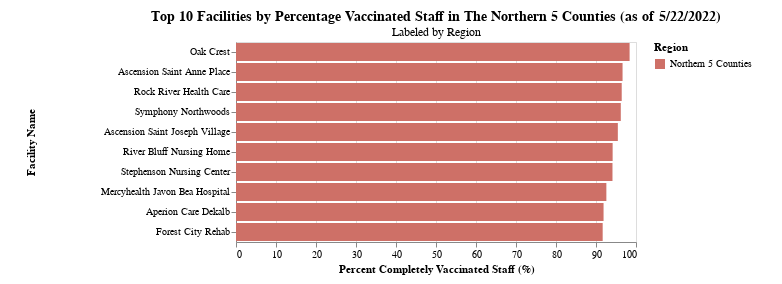

Notebook code for this chart:
### Code cell
# Create the chart.
chart = alt.Chart(data_plot2).mark_bar().encode(
    y=alt.Y('clean_name', title="Facility Name",sort='-x'),
    x=alt.X('Staff Vaccination Rate',
           title="Percent Completely Vaccinated Staff (%)"),
    color=alt.Color('Region',scale=alt.Scale(range=['#ce7067']))).properties(padding={'top':10, 'bottom':10, 'left':25, "right":30},title={"text":'Top 10 Facilities by Percentage Vaccinated Staff in The Northern 5 Counties (as of 5/22/2022)', "subtitle":'Labeled by Region'})
# Configure the fonts.
chart.configure_title(font='Century Gothic',
                     fontSize = 14).configure_axisX(
                        labelFont='Century Gothic').configure_axisY(labelFont='Century Gothic', labelLimit=300, titleX=-200)

### Figure 1 — Vega-Lite specification as saved in the notebook (floating-point values rounded to 4 significant figures)
{"config": {"view": {"continuousWidth": 400, "continuousHeight": 300}, "axisX": {"labelFont": "Century Gothic"}, "axisY": {"labelFont": "Century Gothic", "labelLimit": 300, "titleX": -200}, "title": {"font": "Century Gothic", "fontSize": 14}}, "data": {"name": "data-08debb97bfa54985293b4c8983af2853"}, "mark": "bar", "encoding": {"color": {"type": "nominal", "field": "Region", "scale": {"range": ["#ce7067"]}}, "x": {"type": "quantitative", "field": "Staff Vaccination Rate", "title": "Percent Completely Vaccinated Staff (%)"}, "y": {"type": "nominal", "field": "clean_name", "sort": "-x", "title": "Facility Name"}}, "padding": {"top": 10, "bottom": 10, "left": 25, "right": 30}, "title": {"text": "Top 10 Facilities by Percentage Vaccinated Staff in The Northern 5 Counties (as of 5/22/2022)", "subtitle": "Labeled by Region"}, "$schema": "https://vega.github.io/schema/vega-lite/v4.8.1.json", "datasets": {"data-08debb97bfa54985293b4c8983af2853": [{"Facility Name": "OAK CREST", "County": "DeKalb", "Staff Vaccination Rate": 98.4, "Resident Vaccination Rate": 100.0, "Staff Booster Rate": "84.48%", "Resident Booster Rate": "59.35%", "Staff Weekly Confirmed Cases": 3, "Staff Total Confirmed Cases": 130, "Staff Weekly COVID-19 Deaths": 0, "Staff Total COVID-19 Deaths": 0, "Resident Weekly Confirmed Cases": 0, "Resident Total Confirmed Cases": 27, "Resident Weekly COVID-19 Deaths": 0, "Resident Total COVID-19 Deaths": 1, "Region": "Northern 5 Counties", "clean_name": "Oak Crest"}, {"Facility Name": "ASCENSION SAINT ANNE PLACE", "County": "Winnebago", "Staff Vaccination Rate": 96.64, "Resident Vaccination Rate": 87.76, "Staff Booster Rate": "86.05%", "Resident Booster Rate": "41.74%", "Staff Weekly Confirmed Cases": 0, "Staff Total Confirmed Cases": 73, "Staff Weekly COVID-19 Deaths": 0, "Staff Total COVID-19 Deaths": 0, "Resident Weekly Confirmed Cases": 0, "Resident Total Confirmed Cases": 100, "Resident Weekly COVID-19 Deaths": 0, "Resident Total COVID-19 Deaths": 15, "Region": "Northern 5 Counties", "clean_name": "Ascension Saint Anne Place"}, {"Facility Name": "ROCK RIVER HEALTH CARE", "County": "Winnebago", "Staff Vaccination Rate": 96.43, "Resident Vaccination Rate": 82.86, "Staff Booster Rate": "96.55%", "Resident Booster Rate": "25.93%", "Staff Weekly Confirmed Cases": 0, "Staff Total Confirmed Cases": 96, "Staff Weekly COVID-19 Deaths": 0, "Staff Total COVID-19 Deaths": 0, "Resident Weekly Confirmed Cases": 0, "Resident Total Confirmed Cases": 69, "Resident Weekly COVID-19 Deaths": 0, "Resident Total COVID-19 Deaths": 20, "Region": "Northern 5 Counties", "clean_name": "Rock River Health Care"}, {"Facility Name": "SYMPHONY NORTHWOODS", "County": "Boone", "Staff Vaccination Rate": 96.2, "Resident Vaccination Rate": 93.94, "Staff Booster Rate": "93.55%", "Resident Booster Rate": "69.74%", "Staff Weekly Confirmed Cases": 1, "Staff Total Confirmed Cases": 79, "Staff Weekly COVID-19 Deaths": 0, "Staff Total COVID-19 Deaths": 0, "Resident Weekly Confirmed Cases": 0, "Resident Total Confirmed Cases": 64, "Resident Weekly COVID-19 Deaths": 0, "Resident Total COVID-19 Deaths": 18, "Region": "Northern 5 Counties", "clean_name": "Symphony Northwoods"}, {"Facility Name": "ASCENSION SAINT JOSEPH VILLAGE", "County": "Stephenson", "Staff Vaccination Rate": 95.46, "Resident Vaccination Rate": 88.24, "Staff Booster Rate": "89.33%", "Resident Booster Rate": "65.87%", "Staff Weekly Confirmed Cases": 0, "Staff Total Confirmed Cases": 59, "Staff Weekly COVID-19 Deaths": 0, "Staff Total COVID-19 Deaths": 0, "Resident Weekly Confirmed Cases": 0, "Resident Total Confirmed Cases": 38, "Resident Weekly COVID-19 Deaths": 0, "Resident Total COVID-19 Deaths": 7, "Region": "Northern 5 Counties", "clean_name": "Ascension Saint Joseph Village"}, {"Facility Name": "RIVER BLUFF NURSING HOME", "County": "Winnebago", "Staff Vaccination Rate": 94.16, "Resident Vaccination Rate": 93.01, "Staff Booster Rate": "91.73%", "Resident Booster Rate": "51.72%", "Staff Weekly Confirmed Cases": 0, "Staff Total Confirmed Cases": 90, "Staff Weekly COVID-19 Deaths": 0, "Staff Total COVID-19 Deaths": 0, "Resident Weekly Confirmed Cases": 0, "Resident Total Confirmed Cases": 107, "Resident Weekly COVID-19 Deaths": 0, "Resident Total COVID-19 Deaths": 14, "Region": "Northern 5 Counties", "clean_name": "River Bluff Nursing Home"}, {"Facility Name": "STEPHENSON NURSING CENTER", "County": "Stephenson", "Staff Vaccination Rate": 94.12, "Resident Vaccination Rate": 88.24, "Staff Booster Rate": "93.33%", "Resident Booster Rate": "64.06%", "Staff Weekly Confirmed Cases": 2, "Staff Total Confirmed Cases": 124, "Staff Weekly COVID-19 Deaths": 0, "Staff Total COVID-19 Deaths": 0, "Resident Weekly Confirmed Cases": 1, "Resident Total Confirmed Cases": 63, "Resident Weekly COVID-19 Deaths": 0, "Resident Total COVID-19 Deaths": 10, "Region": "Northern 5 Counties", "clean_name": "Stephenson Nursing Center"}, {"Facility Name": "MERCYHEALTH JAVON BEA HOSPITAL -SNF", "County": "Winnebago", "Staff Vaccination Rate": 92.59, "Resident Vaccination Rate": 85.71, "Staff Booster Rate": "100%", "Resident Booster Rate": "72%", "Staff Weekly Confirmed Cases": 0, "Staff Total Confirmed Cases": 21, "Staff Weekly COVID-19 Deaths": 0, "Staff Total COVID-19 Deaths": 0, "Resident Weekly Confirmed Cases": 0, "Resident Total Confirmed Cases": 2, "Resident Weekly COVID-19 Deaths": 0, "Resident Total COVID-19 Deaths": 0, "Region": "Northern 5 Counties", "clean_name": "Mercyhealth Javon Bea Hospital"}, {"Facility Name": "APERION CARE DEKALB", "County": "DeKalb", "Staff Vaccination Rate": 91.89, "Resident Vaccination Rate": 80.25, "Staff Booster Rate": "93.85%", "Resident Booster Rate": "70.59%", "Staff Weekly Confirmed Cases": 0, "Staff Total Confirmed Cases": 72, "Staff Weekly COVID-19 Deaths": 0, "Staff Total COVID-19 Deaths": 0, "Resident Weekly Confirmed Cases": 0, "Resident Total Confirmed Cases": 81, "Resident Weekly COVID-19 Deaths": 0, "Resident Total COVID-19 Deaths": 14, "Region": "Northern 5 Counties", "clean_name": "Aperion Care Dekalb"}, {"Facility Name": "FOREST CITY REHAB & NRSG CTR", "County": "Winnebago", "Staff Vaccination Rate": 91.67, "Resident Vaccination Rate": 87.86, "Staff Booster Rate": "88.16%", "Resident Booster Rate": "43.18%", "Staff Weekly Confirmed Cases": 0, "Staff Total Confirmed Cases": 52, "Staff Weekly COVID-19 Deaths": 0, "Staff Total COVID-19 Deaths": 0, "Resident Weekly Confirmed Cases": 0, "Resident Total Confirmed Cases": 119, "Resident Weekly COVID-19 Deaths": 0, "Resident Total COVID-19 Deaths": 7, "Region": "Northern 5 Counties", "clean_name": "Forest City Rehab"}]}}
